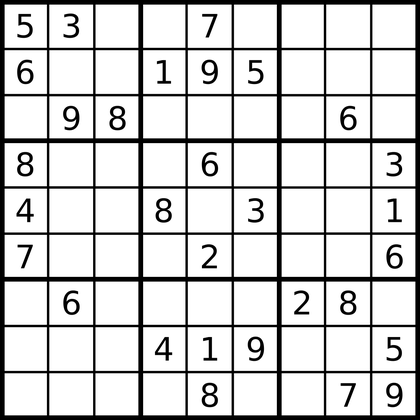
%> input picture sudoku.png, 420 x 420 px, shrunk from 1200 x 1200 before the run
$ octave pruebasudoku.m   (GNU Octave 9; MATLAB toolbox functions it lacks are replaced by stand-ins)
%> lines starting %> are read from the running program, lines starting %| are printed output that depends on the picture; in (x1, y1, x2, y2) boxes, pixels count from 0 and x2, y2 are one past the last pixel; in counts of white or black regions, pixels touching at a corner belong together; the program's own positions count from 1

% TRABAJO

% Desarrollar un sistema de visión que resuelva Sudokus. Utilice una webcam
% o la cámara de un teléfono móvil (ver ejercicio 9). Se puede suponer que
% frente a la cámara estará un (único) Sudoku estándar de 9x9 números (aquí
% verá muchos). Tras resolverlo se deberá mostrar en pantalla sobre la
% imagen, en las posiciones vacías, los números faltantes.

% Autores: Ricardo Camacho, Pedro Estévez, Alberto García

clear, clc, close all;

%Cargamos la imagen del sudoku
sudoku=imread('sudoku.png');
%> sudoku is the input picture: size 420x420x3 uint8; min 0, max 255, mean 209.7

% La convertimos a escala de grises
Grayscale=rgb2gray(sudoku);

% La convertimos a blanco y negro
BW = imbinarize(Grayscale,'adaptive','ForegroundPolarity','dark','Sensitivity',0.4);
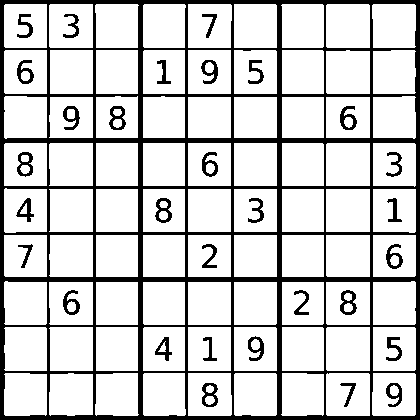
%> BW: size 420x420 logical; 81.5% white; 31 black regions, largest, box (x1, y1, x2, y2) and area: (0, 0, 420, 420) 27524, (155, 198, 172, 223) 213, (340, 290, 357, 315) 211

% Extraemos el componente conectado más largo
BW2 = bwareafilt(imcomplement(BW),1,'largest');
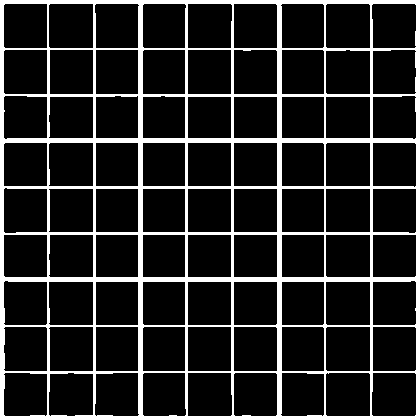
%> BW2: size 420x420 logical; 15.6% white; 1 white region, box (x1, y1, x2, y2) and area: (0, 0, 420, 420) 27524

% Marcamos ese componente
label=bwlabel(BW2);

% Asignamos las coordenadas  de los píxeles marcados a la matriz
[row,colom]=find(label==1);
%> row = 27524 values from 1 to 420; colom = 27524 values from 1 to 420

% Cortamos la imagen
BW3=BW(min(row):max(row),min(colom):max(colom));
BW4=BW2(min(row):max(row),min(colom):max(colom));
BW5=logical(imcomplement(BW3)-BW4);
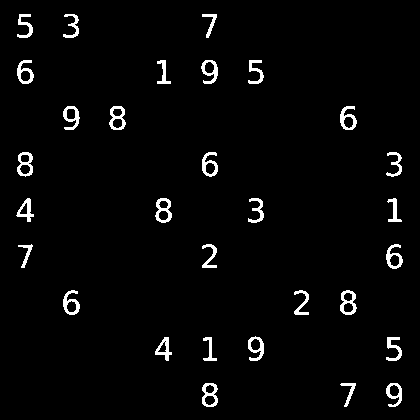
%> BW5: size 420x420 logical; 2.9% white; 30 white regions, largest, box (x1, y1, x2, y2) and area: (155, 198, 172, 223) 213, (340, 290, 357, 315) 211, (109, 106, 126, 130) 204

% Calculamos los centroides  de cada casilla del sudoku
s = regionprops(imcomplement(BW2),'centroid');
%> s = 81 regions; first 5, Centroid: [26 26.5], [26 72.5], [25.9 117.8], [26 165], [25.9 211.1]
centroids = cat(1, s.Centroid);
%> centroids = 81 rows, first 12: [26.02 26.5; 26.02 72.5; 25.88 117.8; 26.01 165; 25.89 211.1; 26.01 256.5; 26.14 303.8; 26.37 349.5; 25.95 395.1; 71.52 26.5; 71.9 118; 71.69 164.9]

% Mostramos la imagen inicial con los centroides
imshow(BW3)
hold on
plot(centroids(:,1),centroids(:,2),'b*')
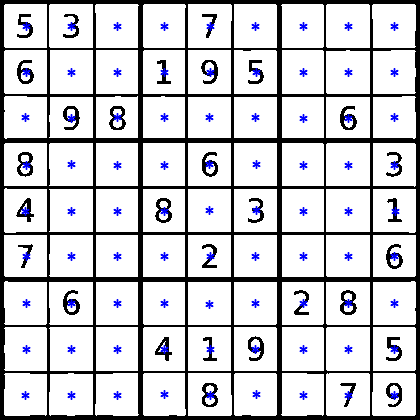
%> figure redrawn from the program's plot data
hold off
[width,height] = size(BW5);     % Calculamos el número de filas y columnas
%> width = 420; height = 420
sub_width= floor(width/9);      % Ancho de casilla
%> sub_width = 46
sub_height= floor(height/9);    % Altura de casilla
%> sub_height = 46
sudokoMatrix = [];

% Procedemos a identificar los números
Xi=1;
for r = 1:9
    Yi=1;
    for c = 1:9
        BW6=BW5(Xi:r*sub_height,Yi:c*sub_width);
        Yi=c*sub_width;%shifting in width direction
        %OCR of each cell
%> (the run ends here)

$ run again, with cinco.jpg saved as sudoku.png
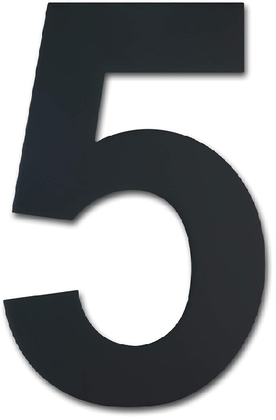
%> input picture cinco.jpg, 276 x 420 px, shrunk from 466 x 708 before the run
%> sudoku is the input picture: size 420x276x3 uint8; mean R, G, B 140.8, 142.9, 144.9
%> `BW = imbinarize(Grayscale,'adaptive','ForegroundPolarity','dark','Sens..`:
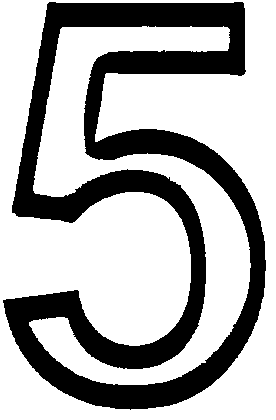
%> BW: size 420x276 logical; 69% white; 1 black region, box (x1, y1, x2, y2) and area: (3, 2, 266, 410) 35992
%> row = 35992 values from 3 to 410; colom = 35992 values from 4 to 266
%> BW3: size 408x263 logical; 66.5% white; 1 black region, box (x1, y1, x2, y2) and area: (0, 0, 263, 408) 35992
%> BW5: size 408x263 logical; every value is 0
%> s = 2 regions; Centroid: [138.9 221], [140.1 197]
%> centroids = [138.9 221; 140.1 197]
%> `plot(centroids(:,1),centroids(:,2),'b*')`:
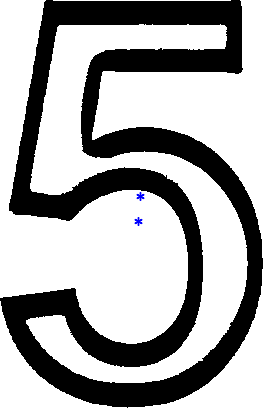
%> figure redrawn from the program's plot data

$ run again, with cuatro.jpg saved as sudoku.png
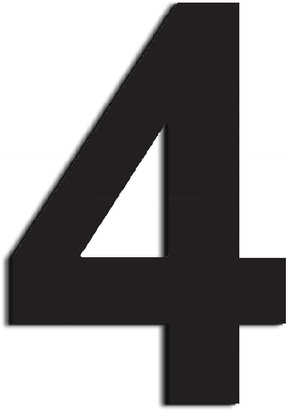
%> input picture cuatro.jpg, 299 x 420 px, shrunk from 456 x 640 before the run
%> sudoku is the input picture: size 420x299x3 uint8; mean R, G, B 152.4, 150.7, 151.2
%> BW: size 420x299 logical; 75% white; 2 black regions, box (x1, y1, x2, y2) and area: (5, 3, 286, 406) 23347, (70, 117, 179, 282) 8065
%> BW2: size 420x299 logical; 18.6% white; 1 white region, box (x1, y1, x2, y2) and area: (5, 3, 286, 406) 23347
%> row = 23347 values from 4 to 406; colom = 23347 values from 6 to 286
%> BW3: size 403x281 logical; 72.3% white; 2 black regions, box (x1, y1, x2, y2) and area: (0, 0, 281, 403) 23347, (65, 114, 174, 279) 8065
%> BW4: size 403x281 logical; 20.6% white; 1 white region, box (x1, y1, x2, y2) and area: (0, 0, 281, 403) 23347
%> `BW5=logical(imcomplement(BW3)-BW4);`:
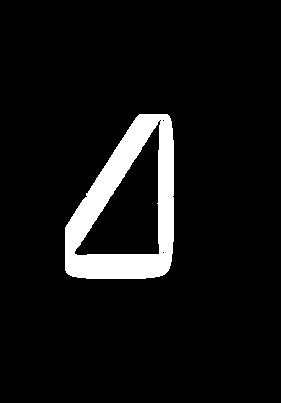
%> BW5: size 403x281 logical; 7.1% white; 1 white region, box (x1, y1, x2, y2) and area: (65, 114, 174, 279) 8065
%> s = 2 regions; Centroid: [141.4 204.6], [156.8 211.7]
%> centroids = [141.4 204.6; 156.8 211.7]
%> `plot(centroids(:,1),centroids(:,2),'b*')`:
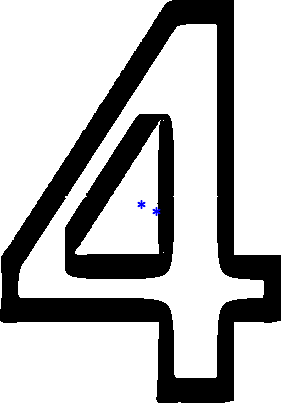
%> figure redrawn from the program's plot data

$ run again, with dos.jpg saved as sudoku.png
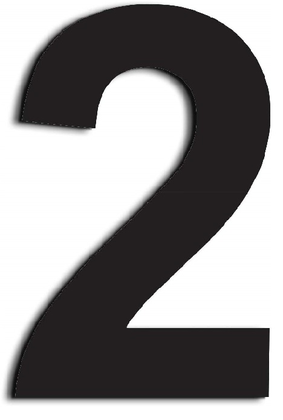
%> input picture dos.jpg, 283 x 420 px, shrunk from 468 x 694 before the run
%> sudoku is the input picture: size 420x283x3 uint8; mean R, G, B 144.8, 143, 143.5
%> `BW = imbinarize(Grayscale,'adaptive','ForegroundPolarity','dark','Sens..`:
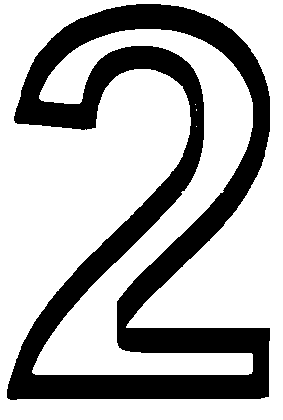
%> BW: size 420x283 logical; 70.2% white; 1 black region, box (x1, y1, x2, y2) and area: (7, 4, 270, 400) 35363
%> row = 35363 values from 5 to 400; colom = 35363 values from 8 to 270
%> BW3: size 396x263 logical; 66% white; 1 black region, box (x1, y1, x2, y2) and area: (0, 0, 263, 396) 35363
%> BW5: size 396x263 logical; every value is 0
%> s = 5 regions; Centroid: [133.9 207.4], [152.7 213.4], [196 105], [197 110.5], [197 127]
%> centroids = [133.9 207.4; 152.7 213.4; 196 105; 197 110.5; 197 127]
%> `plot(centroids(:,1),centroids(:,2),'b*')`:
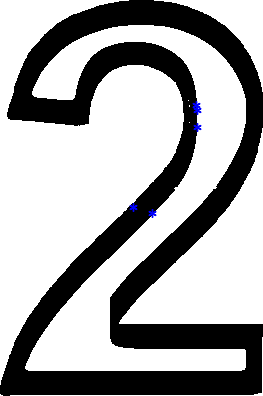
%> figure redrawn from the program's plot data
